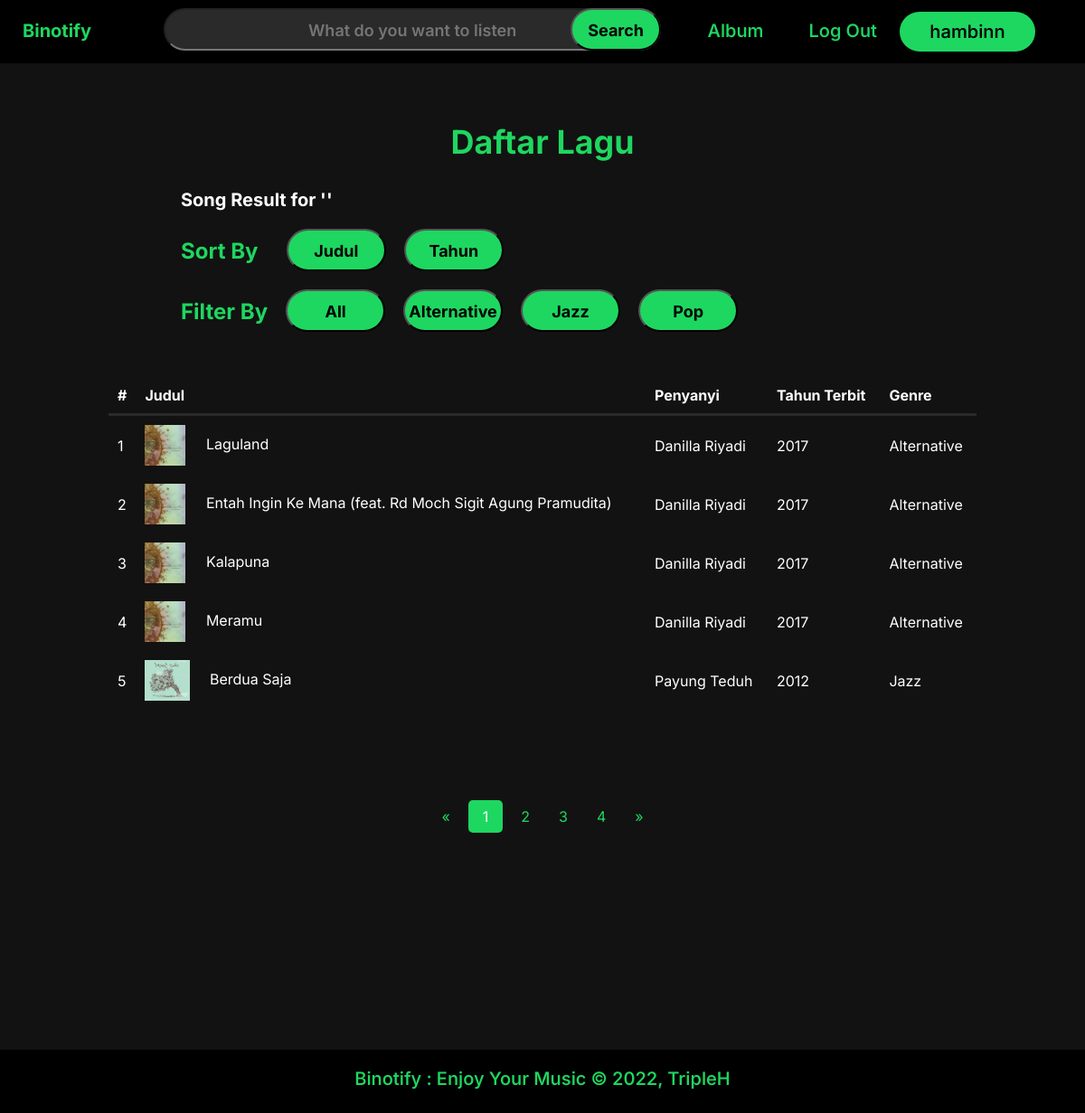
Screenshot of /php/searchPage.php (signed in) with the database file from the repository.
### tables this page shows
CREATE TABLE `song` (
  `song_id` int NOT NULL,
  `judul` varchar(64) NOT NULL,
  `penyanyi` varchar(128) DEFAULT NULL,
  `tanggal_terbit` date NOT NULL,
  `genre` varchar(64) DEFAULT NULL,
  `duration` int NOT NULL,
  `audio_path` varchar(255) NOT NULL,
  `image_path` varchar(255) DEFAULT NULL,
  `album_id` int DEFAULT NULL
);

### src/php/Backend_searchLagu.php (called while the page is built, shortened)
<?php
function search_song($search){
    $host = 'db';
    $user = 'MYSQL_USER';
    $pass = 'MYSQL_PASSWORD';
    $mydatabase = 'binotify';
    $conn = new mysqli($host, $user, $pass, $mydatabase);
    $sql = "SELECT * FROM song WHERE penyanyi LIKE '%$search%' or judul LIKE '%$search%'";
    if ($result = $conn->query($sql)) {
        while ($data = $result->fetch_object()) {
            $songs[] = $data;
        }
    }
    return $songs;
}
function getAllGenre(){
    $host = 'db';
    $user = 'MYSQL_USER';
    $pass = 'MYSQL_PASSWORD';
    $mydatabase = 'binotify';
    $conn = new mysqli($host, $user, $pass, $mydatabase);
    $sql = "SELECT DISTINCT genre FROM song";
    if ($result = $conn->query($sql)) {
        while ($data = $result->fetch_object()) {
            $genres[] = $data;
        }
    }
    return $genres;
}
?>

### src/php/searchPage.php (the view, shortened to what this page needs)
<!DOCTYPE html>
<html lang="en">
<head>
    <link rel="stylesheet" href="../resources/css/searchPage.css">
    <link rel="stylesheet" href="../resources/css/navbar.css">
</head>
<?php require('./navbar.php'); ?>
<body id="search2">
    <h1>Daftar Lagu</h1>
    <div class='search-result'>
        <?php include_once 'Backend_searchLagu.php';
        $searchInput = $_SESSION['search'];
        echo "<h3>Song Result for  '$searchInput'</h3>";?>
    </div>
    <div class='sort'>
        <h3>Sort By &nbsp</h3>
        <form action=''>
            <li class='form-search'><input type="submit" class="sort_button" name="judul_button" value="Judul"></li>
        </form>
        <form action=''>
            <li class='form-search'><input type="submit" class="sort_button" name="tahun_button" value="Tahun"></li>
        </form>
    </div>
    <div class='filter'>
        <h3>Filter By</h3>
            <?php
            if ($_GET['filter_button'] == "All"){
                echo "<form action=''>
                <li class='form-search'><input type='submit' class='filter_button active_filter' name='filter_button' value='All';></li>
                </form>";
            } else {
                echo "<form action=''>
                <li class='form-search'><input type='submit' class='filter_button' name='filter_button' value='All';></li>
                </form>";
            }
            ?>
        <?php
            $genres = getAllGenre();
            foreach ($genres as $genre) {
                if ($_GET['filter_button'] == $genre->genre){
                    echo "<form action=''>
                    <li class='form-search'><input type='submit' class='filter_button active_filter' name='filter_button' value='$genre->genre';></li>
                    </form>";
                } else {
                    echo "<form action=''>
                    <li class='form-search'><input type='submit' class='filter_button' name='filter_button' value='$genre->genre';></li>
                    </form>";
                }
            }
         ?>
    </div>
    <table>
        <tr>
            <th class="table-number">#</th>
            <th>Judul</th>
            <th>Penyanyi</th>
            <th>Tahun Terbit</th>
            <th>Genre</th>
        </tr>
        <?php
            include_once 'Backend_searchLagu.php';
            $searchInput = $_SESSION['search'];
            $songs = search_song($searchInput);
            $i = 1;
            if (isset($songs)){
                $data_number = sizeof($songs);
            }
            $number_per_page = 5;
            $page_number = ceil($data_number / $number_per_page);
            if (isset($_GET['page'])) {
                $active_page = $_GET['page'];
            } else {
                $active_page = 1;
            }
            foreach ((array)$songs as $song) {
                if ($i>(($active_page-1)*$number_per_page) &&  $i<=(($active_page)*$number_per_page)){
                    echo "<tr>";
                    echo "<td class='table-number'>$i</td>";
                    echo '<td><img src=" '.$song->image_path.' " alt="gambar" height=45></img> &nbsp &nbsp <a href="detailLagu.php?lagu='.$song->song_id.'"> '. $song->judul .' </a></td>';
                    echo "<td>$song->penyanyi</td>";
                    $year = date('Y', strtotime($song->tanggal_terbit));
                    echo "<td> $year </td>";
                    echo "<td>$song->genre</td>";
                    echo "</tr>";
                }
                $i++;
            }
         ?>
    </table>
    <div class="pagination">
        <?php if ($active_page > 1) : ?>
            <a href="searchPage.php?page=<?= $active_page - 1; ?>">&laquo;</a>
        <?php else : ?>
            <a href="#">&laquo;</a>
        <?php endif; ?>
        <?php for ($i = 1; $i <= $page_number; $i++) : ?>
            <?php if ($i == $active_page) : ?>
                <a class="activepage" href="searchPage.php?page=<?= $i; ?>"><?= $i; ?></a>
            <?php else : ?>
                <a href="searchPage.php?page=<?= $i; ?>"><?= $i; ?></a>
            <?php endif; ?>
        <?php endfor; ?>
        <?php if ($active_page < $page_number) : ?>
            <a href="searchPage.php?page=<?= $active_page + 1; ?>">&raquo;</a>
        <?php else : ?>
            <a href="#">&raquo;</a>
        <?php endif; ?>
    </div>
</body>
<?php require_once('./footer.php'); ?>
</html>

### src/resources/css/searchPage.css (style rules this page uses)
* { margin: 0; padding: 0; box-sizing: border-box; font-family: 'Inter', sans-serif; }
body { background-color: #121212; min-height: 100vh; }
h1 { color: #1ed760; font-size: 36px; font-weight: 670; text-align: center; margin-top: 65px; }
h3 { margin-left: 200px; margin-top: 30px; color: #1ed760; font-size: 24px; }
.search-result h3 { margin-left: 200px; margin-top: 30px; color: #fff; font-size: 20px; }
.sort { display: flex; }
.filter { display: flex; }
li { list-style-type: none; border-color: none; }
.sort_button, .filter_button { background-color: #1ed760; border-radius: 30px; width: 110px; padding-top: 12px; padding-bottom: 10px; margin-top: 20px; margin-left: 20px; text-align: center; box-sizing: border-box; text-align: center; color: black; font-size: 18px; font-weight: 600; font-weight: 700; border-color: none; }
table, td, th { text-align: left; vertical-align: middle; }
img { vertical-align: middle; }
th { border-bottom: #2A2A2A solid 3px; }
table { margin-top: 50px; border-collapse: collapse; margin-left: auto; margin-right: auto; width: 80%; vertical-align:middle; }
.table-number { width: 10px; }
th, td { padding: 10px; color: #ffffff; }
.pagination { display: flex; margin: 20px; margin-top: 100px; justify-content: center; }
.pagination a { color: #1ed760; padding: 8px 16px; text-decoration: none; }
.pagination a.activepage { background-color: #1ed760; color: white; border-radius: 5px; margin: 0 4px; }
a { text-decoration: none; color: #ffffff; }

### src/resources/css/navbar.css (style rules this page uses)
* { margin: 0; padding: 0; box-sizing: border-box; font-family: 'Inter', sans-serif; }
body { background-color: #121212; }
li { float: right; }
.form-search { float: left; }

### rows the page displays
song: image_path (picture), judul "Laguland", penyanyi "Danilla Riyadi", tanggal_terbit "2017", genre "Alternative"
song: image_path (picture), judul "Entah Ingin Ke Mana (feat. Rd Moch Sigit Agung Pramudita)", penyanyi "Danilla Riyadi", tanggal_terbit "2017", genre "Alternative"
song: image_path (picture), judul "Kalapuna", penyanyi "Danilla Riyadi", tanggal_terbit "2017", genre "Alternative"
song: image_path (picture), judul "Meramu", penyanyi "Danilla Riyadi", tanggal_terbit "2017", genre "Alternative"
song: image_path (picture), judul "Berdua Saja", penyanyi "Payung Teduh", tanggal_terbit "2012", genre "Jazz"

### other values shown
$_SESSION['username'] "hambinn"
$result "Log Out"
